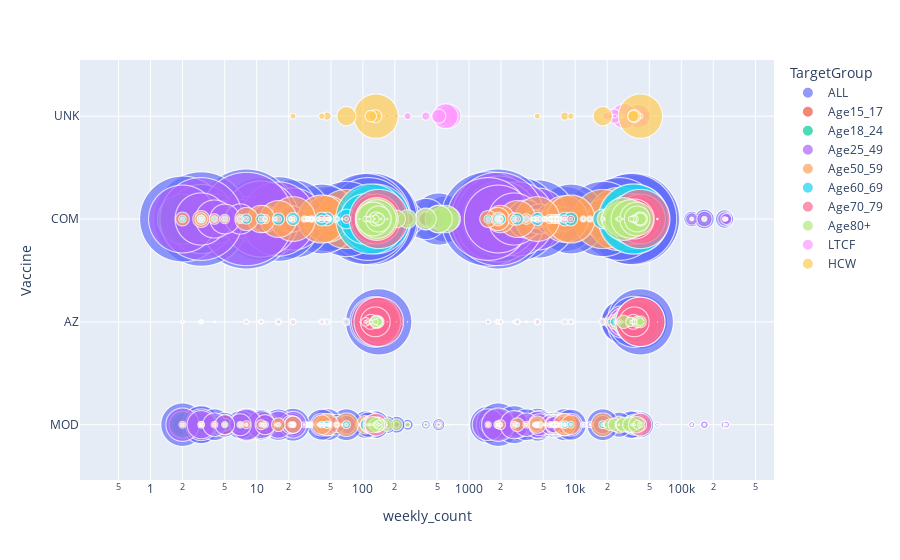

Notebook cell for this chart:
### Code cell
import plotly.express as px
import matplotlib.pyplot as plt
plt = px.scatter(sweden_data.query("country=='Sweden'"), x="weekly_count", y="Vaccine", 
           color="TargetGroup", size="FirstDose",
                 hover_name="year_week", log_x=True,size_max=100)
plt.show()

### Figure 1 — Plotly figure (JSON) as saved in the notebook; plotly's stock layout.template omitted (floating-point values rounded to 4 significant figures; data arrays with more than 128 entries replaced by an {"elided": "..."} marker saying what was removed)
{"data": [{"hovertemplate": "<b>%{hovertext}</b><br><br>TargetGroup=ALL<br>weekly_count=%{x}<br>Vaccine=%{y}<br>FirstDose=%{marker.size}<extra></extra>", "hovertext": {"elided": "3132 str values"}, "legendgroup": "ALL", "marker": {"color": "#636efa", "size": {"elided": "3132 int values"}, "sizemode": "area", "sizeref": 36.85, "symbol": "circle"}, "mode": "markers", "name": "ALL", "showlegend": true, "type": "scattergl", "x": {"elided": "3132 int values"}, "xaxis": "x", "y": {"elided": "3132 str values"}, "yaxis": "y"}, {"hovertemplate": "<b>%{hovertext}</b><br><br>TargetGroup=Age15_17<br>weekly_count=%{x}<br>Vaccine=%{y}<br>FirstDose=%{marker.size}<extra></extra>", "hovertext": {"elided": "348 str values"}, "legendgroup": "Age15_17", "marker": {"color": "#EF553B", "size": {"elided": "348 int values"}, "sizemode": "area", "sizeref": 36.85, "symbol": "circle"}, "mode": "markers", "name": "Age15_17", "showlegend": true, "type": "scattergl", "x": {"elided": "348 int values"}, "xaxis": "x", "y": {"elided": "348 str values"}, "yaxis": "y"}, {"hovertemplate": "<b>%{hovertext}</b><br><br>TargetGroup=Age18_24<br>weekly_count=%{x}<br>Vaccine=%{y}<br>FirstDose=%{marker.size}<extra></extra>", "hovertext": {"elided": "348 str values"}, "legendgroup": "Age18_24", "marker": {"color": "#00cc96", "size": {"elided": "348 int values"}, "sizemode": "area", "sizeref": 36.85, "symbol": "circle"}, "mode": "markers", "name": "Age18_24", "showlegend": true, "type": "scattergl", "x": {"elided": "348 int values"}, "xaxis": "x", "y": {"elided": "348 str values"}, "yaxis": "y"}, {"hovertemplate": "<b>%{hovertext}</b><br><br>TargetGroup=Age25_49<br>weekly_count=%{x}<br>Vaccine=%{y}<br>FirstDose=%{marker.size}<extra></extra>", "hovertext": {"elided": "348 str values"}, "legendgroup": "Age25_49", "marker": {"color": "#ab63fa", "size": {"elided": "348 int values"}, "sizemode": "area", "sizeref": 36.85, "symbol": "circle"}, "mode": "markers", "name": "Age25_49", "showlegend": true, "type": "scattergl", "x": {"elided": "348 int values"}, "xaxis": "x", "y": {"elided": "348 str values"}, "yaxis": "y"}, {"hovertemplate": "<b>%{hovertext}</b><br><br>TargetGroup=Age50_59<br>weekly_count=%{x}<br>Vaccine=%{y}<br>FirstDose=%{marker.size}<extra></extra>", "hovertext": {"elided": "348 str values"}, "legendgroup": "Age50_59", "marker": {"color": "#FFA15A", "size": {"elided": "348 int values"}, "sizemode": "area", "sizeref": 36.85, "symbol": "circle"}, "mode": "markers", "name": "Age50_59", "showlegend": true, "type": "scattergl", "x": {"elided": "348 int values"}, "xaxis": "x", "y": {"elided": "348 str values"}, "yaxis": "y"}, {"hovertemplate": "<b>%{hovertext}</b><br><br>TargetGroup=Age60_69<br>weekly_count=%{x}<br>Vaccine=%{y}<br>FirstDose=%{marker.size}<extra></extra>", "hovertext": {"elided": "348 str values"}, "legendgroup": "Age60_69", "marker": {"color": "#19d3f3", "size": {"elided": "348 int values"}, "sizemode": "area", "sizeref": 36.85, "symbol": "circle"}, "mode": "markers", "name": "Age60_69", "showlegend": true, "type": "scattergl", "x": {"elided": "348 int values"}, "xaxis": "x", "y": {"elided": "348 str values"}, "yaxis": "y"}, {"hovertemplate": "<b>%{hovertext}</b><br><br>TargetGroup=Age70_79<br>weekly_count=%{x}<br>Vaccine=%{y}<br>FirstDose=%{marker.size}<extra></extra>", "hovertext": {"elided": "348 str values"}, "legendgroup": "Age70_79", "marker": {"color": "#FF6692", "size": {"elided": "348 int values"}, "sizemode": "area", "sizeref": 36.85, "symbol": "circle"}, "mode": "markers", "name": "Age70_79", "showlegend": true, "type": "scattergl", "x": {"elided": "348 int values"}, "xaxis": "x", "y": {"elided": "348 str values"}, "yaxis": "y"}, {"hovertemplate": "<b>%{hovertext}</b><br><br>TargetGroup=Age80+<br>weekly_count=%{x}<br>Vaccine=%{y}<br>FirstDose=%{marker.size}<extra></extra>", "hovertext": {"elided": "348 str values"}, "legendgroup": "Age80+", "marker": {"color": "#B6E880", "size": {"elided": "348 int values"}, "sizemode": "area", "sizeref": 36.85, "symbol": "circle"}, "mode": "markers", "name": "Age80+", "showlegend": true, "type": "scattergl", "x": {"elided": "348 int values"}, "xaxis": "x", "y": {"elided": "348 str values"}, "yaxis": "y"}, {"hovertemplate": "<b>%{hovertext}</b><br><br>TargetGroup=LTCF<br>weekly_count=%{x}<br>Vaccine=%{y}<br>FirstDose=%{marker.size}<extra></extra>", "hovertext": ["2020-52", "2020-52", "2020-53", "2020-53", "2021-01", "2021-01", "2021-02", "2021-02", "2021-03", "2021-03", "2021-04", "2021-04", "2021-05", "2021-05", "2021-06", "2021-06", "2021-07", "2021-07", "2021-08", "2021-08", "2021-09", "2021-09", "2021-10", "2021-10", "2021-11", "2021-11", "2021-12", "2021-12", "2021-13", "2021-13", "2021-14", "2021-14", "2021-15", "2021-15", "2021-16", "2021-16", "2021-17", "2021-17", "2021-18", "2021-18", "2021-19", "2021-19", "2021-20", "2021-20", "2021-21", "2021-21", "2021-22", "2021-22", "2021-23", "2021-23"], "legendgroup": "LTCF", "marker": {"color": "#FF97FF", "size": [1688, 1688, 9097, 9097, 21125, 21125, 23559, 23559, 7367, 7367, 2557, 2557, 1886, 1886, 853, 853, 517, 517, 458, 458, 310, 310, 284, 284, 171, 171, 143, 143, 117, 117, 75, 75, 93, 93, 133, 133, 111, 111, 53, 53, 37, 37, 26, 26, 20, 20, 27, 27, 0, 0], "sizemode": "area", "sizeref": 36.85, "symbol": "circle"}, "mode": "markers", "name": "LTCF", "showlegend": true, "type": "scattergl", "x": [37134, 640, 41321, 666, 39449, 647, 28935, 601, 23225, 518, 20650, 392, 19603, 264, 21281, 208, 23609, 170, 26688, 149, 27743, 129, 28552, 135, 33031, 136, 37880, 125, 38382, 140, 41143, 133, 41032, 141, 36030, 131, 35306, 119, 33680, 106, 25912, 113, 18168, 70, 7974, 46, 9094, 41, 4394, 22], "xaxis": "x", "y": ["UNK", "UNK", "UNK", "UNK", "UNK", "UNK", "UNK", "UNK", "UNK", "UNK", "UNK", "UNK", "UNK", "UNK", "UNK", "UNK", "UNK", "UNK", "UNK", "UNK", "UNK", "UNK", "UNK", "UNK", "UNK", "UNK", "UNK", "UNK", "UNK", "UNK", "UNK", "UNK", "UNK", "UNK", "UNK", "UNK", "UNK", "UNK", "UNK", "UNK", "UNK", "UNK", "UNK", "UNK", "UNK", "UNK", "UNK", "UNK", "UNK", "UNK"], "yaxis": "y"}, {"hovertemplate": "<b>%{hovertext}</b><br><br>TargetGroup=HCW<br>weekly_count=%{x}<br>Vaccine=%{y}<br>FirstDose=%{marker.size}<extra></extra>", "hovertext": ["2021-14", "2021-14", "2021-15", "2021-15", "2021-16", "2021-16", "2021-17", "2021-17", "2021-20", "2021-20", "2021-21", "2021-21", "2021-22", "2021-22", "2021-23", "2021-23"], "legendgroup": "HCW", "marker": {"color": "#FECB52", "size": [72900, 72900, 1000, 1000, 6000, 6000, 4700, 4700, 13700, 13700, 2400, 2400, 1400, 1400, 1300, 1300], "sizemode": "area", "sizeref": 36.85, "symbol": "circle"}, "mode": "markers", "name": "HCW", "showlegend": true, "type": "scattergl", "x": [41143, 133, 41032, 141, 36030, 131, 35306, 119, 18168, 70, 7974, 46, 9094, 41, 4394, 22], "xaxis": "x", "y": ["UNK", "UNK", "UNK", "UNK", "UNK", "UNK", "UNK", "UNK", "UNK", "UNK", "UNK", "UNK", "UNK", "UNK", "UNK", "UNK"], "yaxis": "y"}], "layout": {"legend": {"itemsizing": "constant", "title": {"text": "TargetGroup"}, "tracegroupgap": 0}, "margin": {"t": 60}, "xaxis": {"anchor": "y", "domain": [0, 1], "title": {"text": "weekly_count"}, "type": "log"}, "yaxis": {"anchor": "x", "domain": [0, 1], "title": {"text": "Vaccine"}}}}
